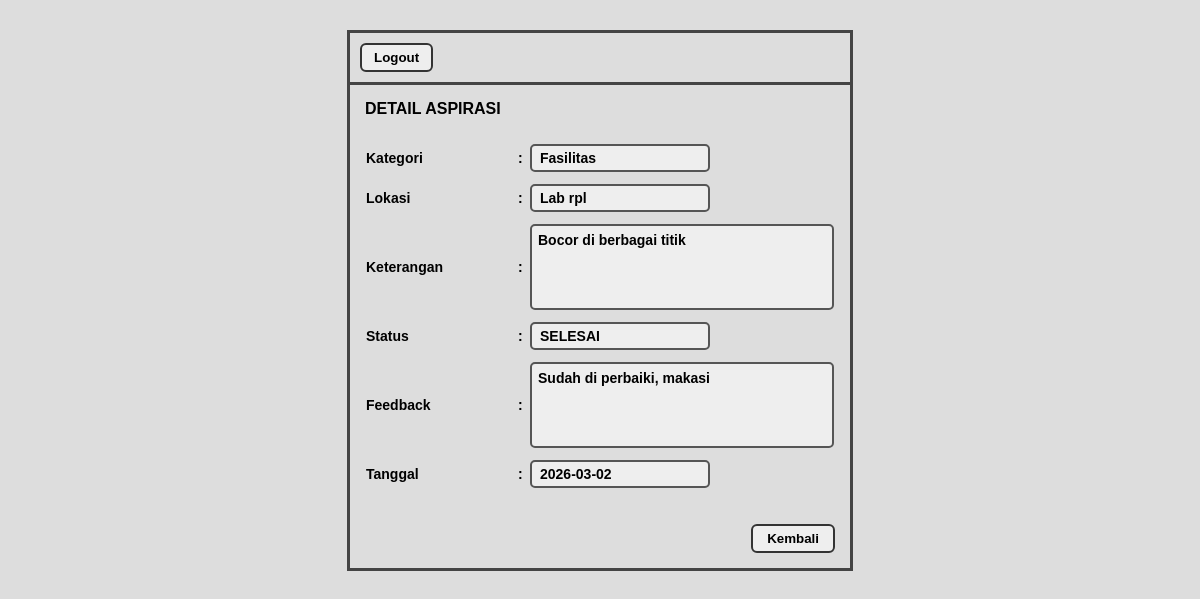
Page /rhayi.ukk/siswa/detail-aspirasi.php?id=44 on the committed database.
### tables this page shows
CREATE TABLE `tb_aspirasi` (
  `id_pelaporan` int(11) NOT NULL,
  `nis` varchar(225) NOT NULL,
  `id_kategori` int(11) NOT NULL,
  `lokasi` varchar(225) NOT NULL,
  `ket` varchar(225) NOT NULL,
  `status` enum('menunggu','proses','selesai') NOT NULL DEFAULT 'menunggu',
  `feedback` varchar(225) DEFAULT NULL,
  `tanggal` date NOT NULL
);

CREATE TABLE `tb_kategori` (
  `id_kategori` int(11) NOT NULL,
  `ket_kategori` varchar(225) NOT NULL
);

### rhayi.ukk/siswa/detail-aspirasi.php (the view, shortened to what this page needs)
<!DOCTYPE html>
<html lang="en">
<head>
</head>
<body>
<?php
$koneksi = mysqli_connect("localhost", "root", "", "ujikom_12rpl2_rhayi");
$id = $_GET['id'] ?? 0;
$query = mysqli_query($koneksi,"
SELECT * FROM tb_aspirasi
JOIN tb_kategori ON tb_aspirasi.id_kategori = tb_kategori.id_kategori
WHERE id_pelaporan = '$id'
");
$data = mysqli_fetch_assoc($query);
?>
<div class="wrapper">
<div class="top">
<a href="logout.php">
<button class="logout">Logout</button>
</a>
</div>
<div class="judul">DETAIL ASPIRASI</div>
<div class="table-box">
<table>
<tr>
<td class="label">Kategori</td>
<td class="titik">:</td>
<td><div class="inputbox"><?= $data['ket_kategori']; ?></div></td>
</tr>
<tr>
<td class="label">Lokasi</td>
<td class="titik">:</td>
<td><div class="inputbox"><?= $data['lokasi']; ?></div></td>
</tr>
<tr>
<td class="label">Keterangan</td>
<td class="titik">:</td>
<td><div class="textarea"><?= $data['ket']; ?></div></td>
</tr>
<tr>
<td class="label">Status</td>
<td class="titik">:</td>
<td><div class="inputbox"><?= strtoupper($data['status']); ?></div></td>
</tr>
<tr>
<td class="label">Feedback</td>
<td class="titik">:</td>
<td>
<div class="textarea">
<?= $data['feedback'] ? $data['feedback'] : 'Belum ada respon'; ?>
</div>
</td>
</tr>
<tr>
<td class="label">Tanggal</td>
<td class="titik">:</td>
<td><div class="inputbox"><?= $data['tanggal']; ?></div></td>
</tr>
</table>
</div>
<div class="footer">
<button class="back" onclick="history.back()">Kembali</button>
</div>
</div>
</body>
</html>

### rhayi.ukk/siswa/detail-aspirasi.php (style rules this page uses)
body { background:#ddd; font-family: Arial, Helvetica, sans-serif; }
.wrapper { width:500px; margin:30px auto; border:3px solid #444; background:#ddd; }
.top { border-bottom:3px solid #444; padding:10px; }
.logout { padding:5px 12px; border:2px solid #333; border-radius:6px; background:#eee; font-weight:bold; }
.judul { font-weight:bold; padding:15px; }
.table-box { padding:0 15px 15px 15px; }
table { width:100%; border-collapse:separate; border-spacing:0 10px; }
td { font-weight:bold; font-size:14px; }
.label { width:150px; }
.titik { width:10px; }
.inputbox { border:2px solid #555; background:#eee; border-radius:5px; padding:4px 8px; display:inline-block; min-width:160px; }
.textarea { border:2px solid #555; background:#eee; border-radius:5px; padding:6px; height:70px; }
.footer { text-align:right; padding:10px 15px 15px; }
.back { padding:5px 14px; border:2px solid #333; border-radius:6px; background:#eee; font-weight:bold; }

### rows in the picture
tb_aspirasi: id_kategori.ket_kategori "Fasilitas", lokasi "Lab rpl", ket "Bocor di berbagai titik", status "SELESAI", feedback "Sudah di perbaiki, makasi", tanggal "2026-03-02"
